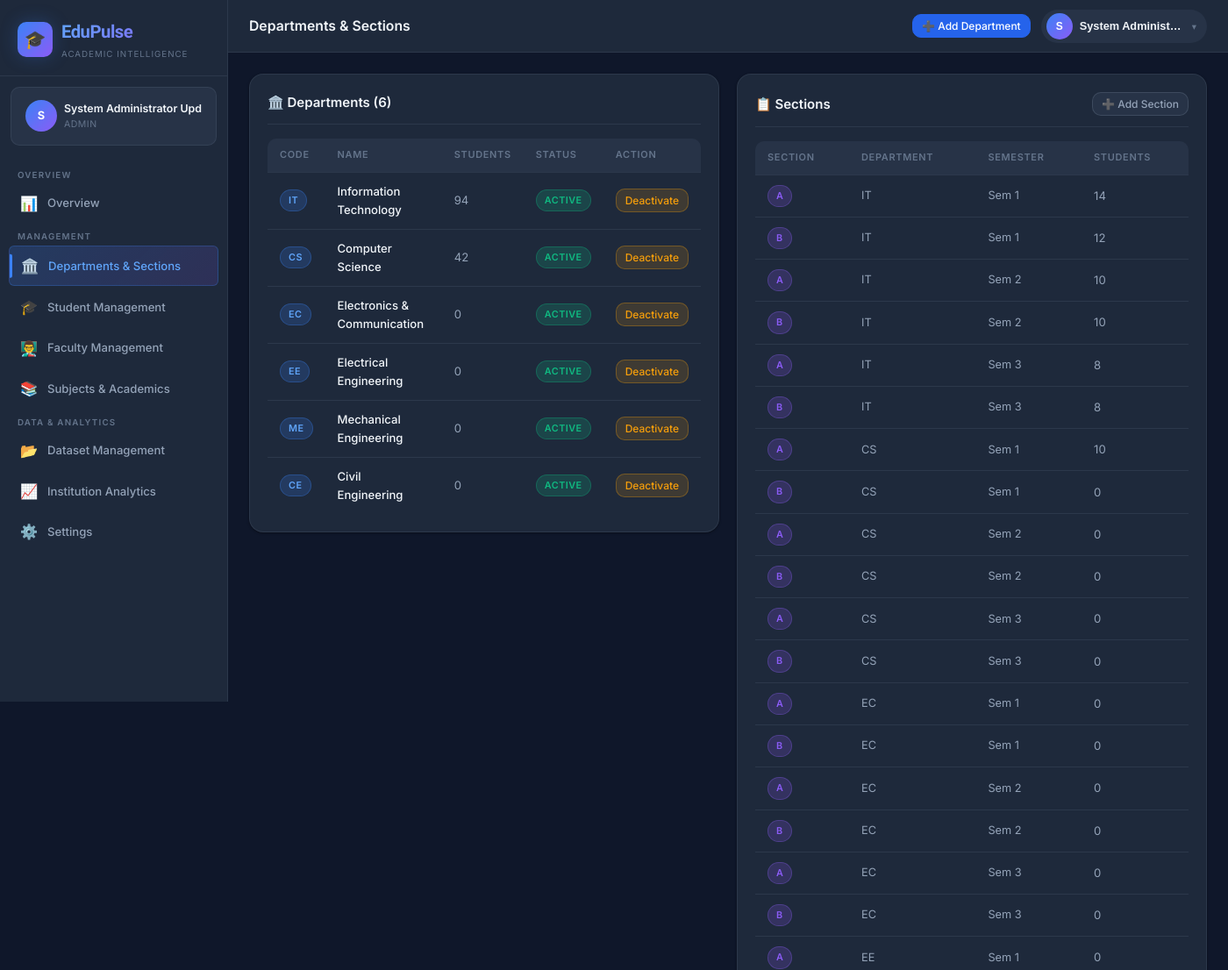
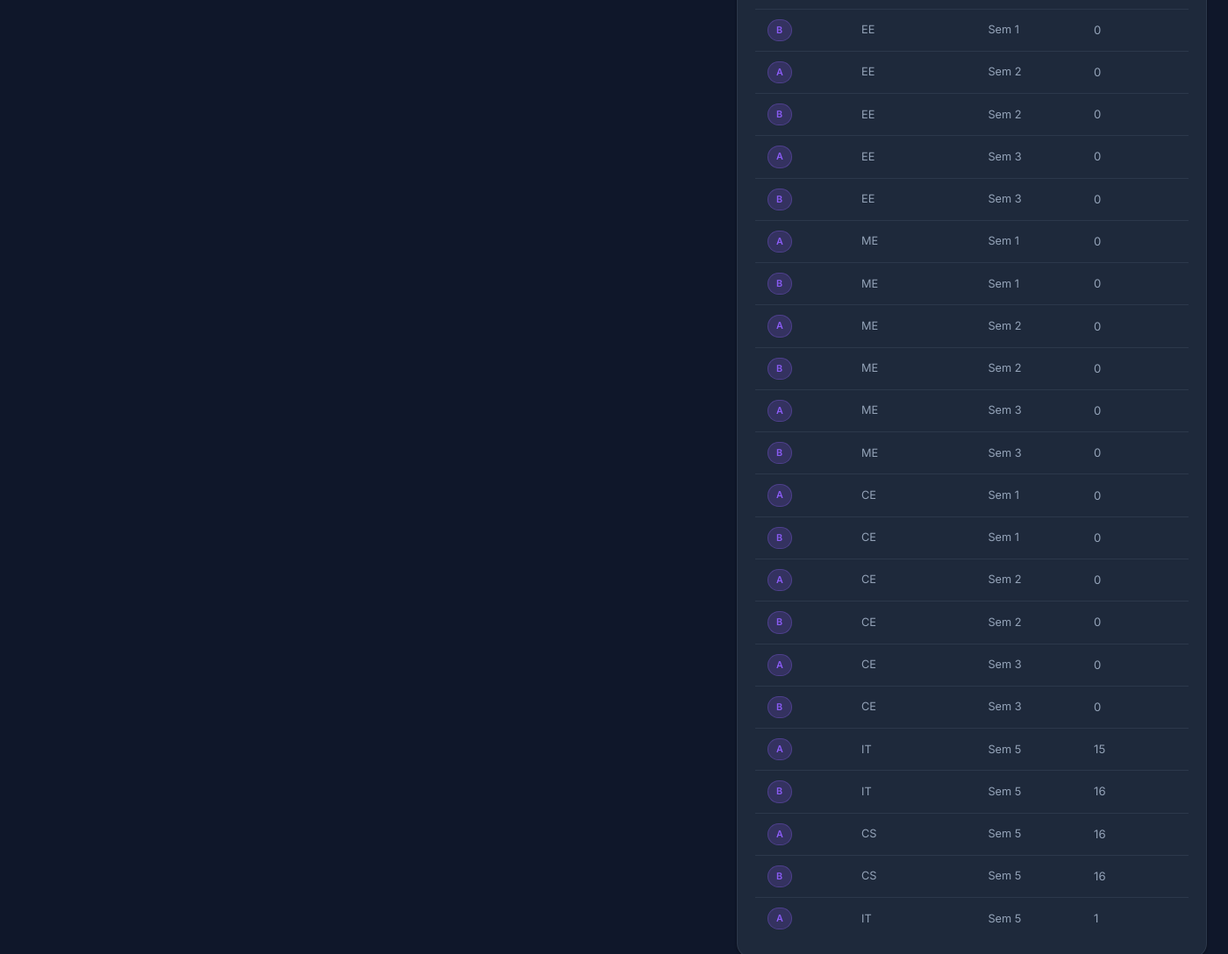
/admin/departments (signed in), run on an earlier commit of the app's database (2 pictures, top to bottom).
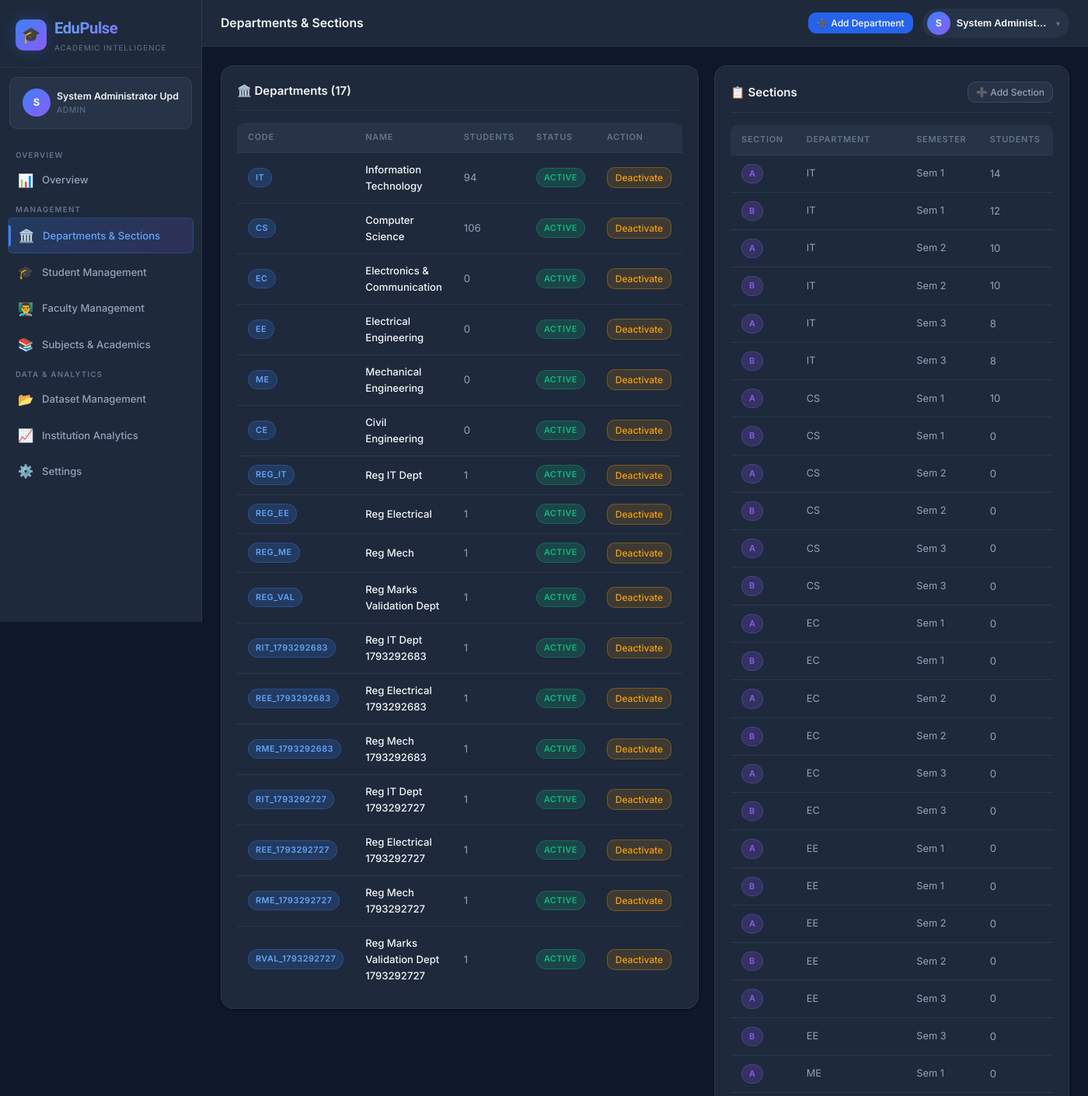
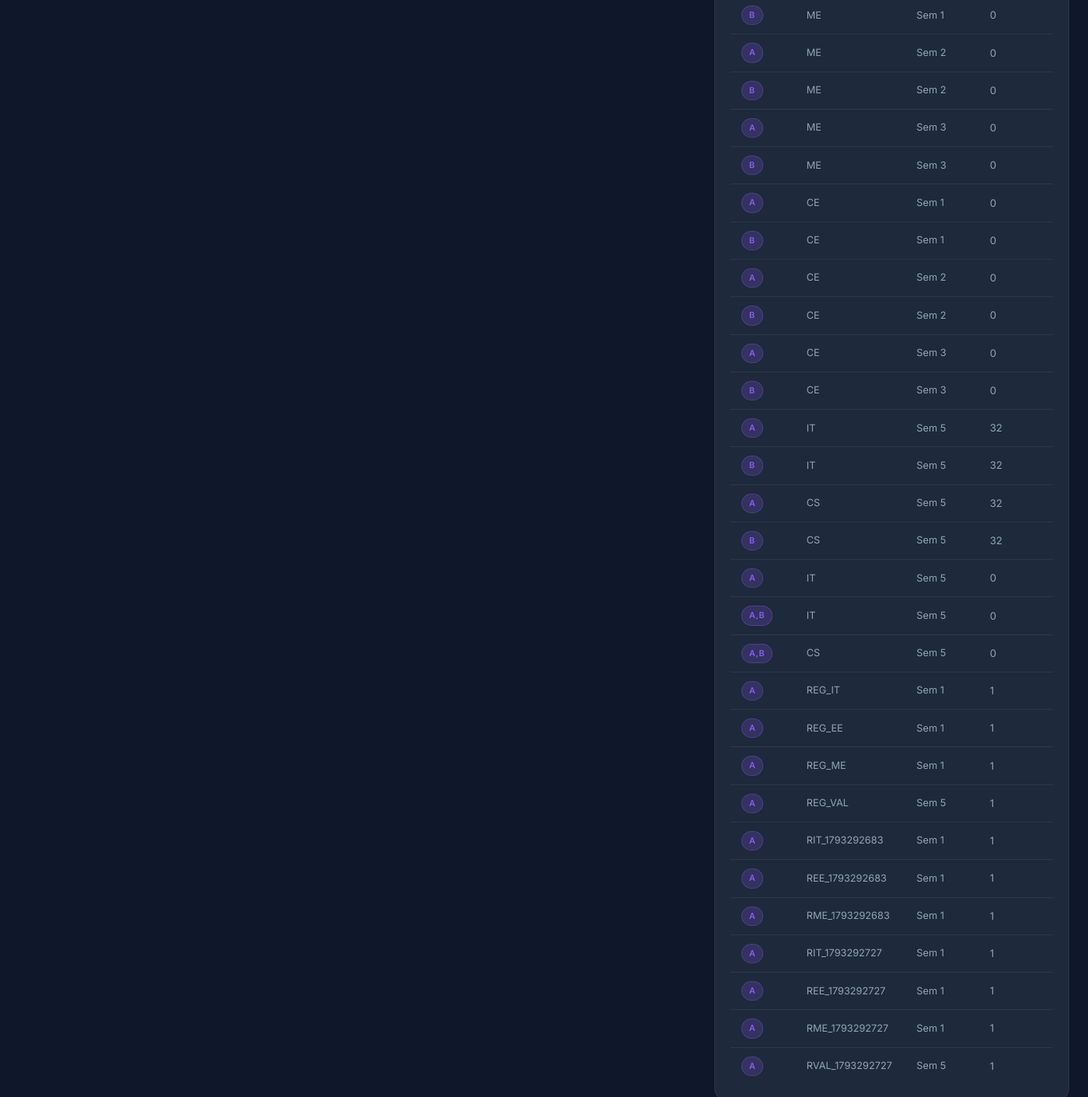
And on a later commit of the database (2 pictures, top to bottom).
### models.py (models this page shows, shortened)
class Department(db.Model):
    __tablename__ = 'departments'
    id = db.Column(db.Integer, primary_key=True)
    name = db.Column(db.String(100), unique=True, nullable=False)
    code = db.Column(db.String(20), unique=True, nullable=False)
    description = db.Column(db.Text)
    is_active = db.Column(db.Boolean, default=True)
    created_at = db.Column(db.DateTime, default=datetime.utcnow)
    sections = db.relationship('Section', backref='department', lazy=True)
    students = db.relationship('Student', backref='department', lazy=True)
    faculty = db.relationship('Faculty', backref='department', lazy=True)
    subjects = db.relationship('Subject', backref='department', lazy=True)

class Section(db.Model):
    __tablename__ = 'sections'
    id = db.Column(db.Integer, primary_key=True)
    name = db.Column(db.String(10), nullable=False)  # e.g. "A", "B"
    department_id = db.Column(db.Integer, db.ForeignKey('departments.id'), nullable=False)
    academic_year_id = db.Column(db.Integer, db.ForeignKey('academic_years.id'))
    semester = db.Column(db.Integer, nullable=False)
    max_students = db.Column(db.Integer, default=60)
    is_active = db.Column(db.Boolean, default=True)
    academic_year = db.relationship('AcademicYear', backref='sections')
    students = db.relationship('Student', backref='section', lazy=True)

### routes/admin.py (the view, shortened to what this page needs)
@admin_bp.route('/departments', methods=['GET', 'POST'])
@admin_required
def departments():
    depts = Department.query.all()
    academic_years = AcademicYear.query.all()
    sections = Section.query.all()
    return render_template('admin/departments.html', departments=depts,
                           academic_years=academic_years, sections=sections)

### routes/admin.py (called while the page is built)
def admin_required(f):
    @wraps(f)
    def decorated(*args, **kwargs):
        if not current_user.is_authenticated or current_user.role != 'admin':
            flash('Admin access required.', 'danger')
            return redirect(url_for('auth.login'))
        return f(*args, **kwargs)
    return login_required(decorated)

### templates/admin/departments.html (shortened to what this page needs)
{% extends 'base.html' %}
{% from 'macros/nav.html' import admin_nav %}
{% block page_title %}Departments & Sections{% endblock %}
{% block nav %}{{ admin_nav() }}{% endblock %}
{% block topbar_actions %}
<button class="btn btn-primary btn-sm" onclick="openModal('addDeptModal')">➕ Add Department</button>
{% endblock %}
{% block content %}
<div class="grid-2" style="gap:20px; align-items:start;">
  <div class="card">
    <div class="card-header">
      <div class="card-title">🏛️ Departments ({{ departments|length }})</div>
    </div>
    {% if departments %}
    <div class="table-wrapper" style="border:none;">
      <table>
        <thead><tr><th>Code</th><th>Name</th><th>Students</th><th>Status</th><th>Action</th></tr></thead>
        <tbody>
          {% for d in departments %}
          <tr>
            <td><span class="badge badge-primary">{{ d.code }}</span></td>
            <td style="font-weight:500; color:var(--text-primary);">{{ d.name }}</td>
            <td>{{ d.students|selectattr('is_active')|list|length }}</td>
            <td>
              {% if d.is_active %}<span class="badge badge-success">Active</span>
              {% else %}<span class="badge badge-muted">Inactive</span>{% endif %}
            </td>
            <td>
              <form method="POST" style="display:inline;">
                <button class="btn btn-warning btn-sm">{{ 'Deactivate' if d.is_active else 'Activate' }}</button>
              </form>
            </td>
          </tr>
          {% endfor %}
        </tbody>
      </table>
    </div>
    {% else %}
    <div class="empty-state"><div class="empty-icon">🏛️</div><div class="empty-title">No departments yet</div></div>
    {% endif %}
  </div>
  <div class="card">
    <div class="card-header">
      <div class="card-title">📋 Sections</div>
      <button class="btn btn-secondary btn-sm" onclick="openModal('addSecModal')">➕ Add Section</button>
    </div>
    {% set all_sections = sections %}
    {% if all_sections %}
    <div class="table-wrapper" style="border:none;">
      <table>
        <thead><tr><th>Section</th><th>Department</th><th>Semester</th><th>Students</th></tr></thead>
        <tbody>
          {% for s in all_sections %}
          <tr>
            <td><span class="badge badge-purple">{{ s.name }}</span></td>
            <td class="text-sm">{{ s.department.code if s.department else '—' }}</td>
            <td class="text-sm">Sem {{ s.semester }}</td>
            <td>{{ s.students|selectattr('is_active')|list|length }}</td>
          </tr>
          {% endfor %}
        </tbody>
      </table>
    </div>
    {% else %}
    <div class="empty-state"><div class="empty-icon">📋</div><div class="empty-title">No sections yet</div></div>
    {% endif %}
  </div>
</div>
{% endblock %}

What changed in the data, as far as the page shows it:
changed Department "Computer Science": students|selectattr "42" → "106"
added Department: code "REG_IT", name "Reg IT Dept", students|selectattr "1", shows "ACTIVE", is_active "Deactivate"
added Department: code "REG_EE", name "Reg Electrical", students|selectattr "1", shows "ACTIVE", is_active "Deactivate"
added Department: code "REG_ME", name "Reg Mech", students|selectattr "1", shows "ACTIVE", is_active "Deactivate"
added Department: code "REG_VAL", name "Reg Marks Validation Dept", students|selectattr "1", shows "ACTIVE", is_active "Deactivate"
added Department: code "RIT_1793292683", name "Reg IT Dept 1793292683", students|selectattr "1", shows "ACTIVE", is_active "Deactivate"
added Department: code "REE_1793292683", name "Reg Electrical 1793292683", students|selectattr "1", shows "ACTIVE", is_active "Deactivate"
added Department: code "RME_1793292683", name "Reg Mech 1793292683", students|selectattr "1", shows "ACTIVE", is_active "Deactivate"
added Department: code "RIT_1793292727", name "Reg IT Dept 1793292727", students|selectattr "1", shows "ACTIVE", is_active "Deactivate"
added Department: code "REE_1793292727", name "Reg Electrical 1793292727", students|selectattr "1", shows "ACTIVE", is_active "Deactivate"
added Department: code "RME_1793292727", name "Reg Mech 1793292727", students|selectattr "1", shows "ACTIVE", is_active "Deactivate"
added Department: code "RVAL_1793292727", name "Reg Marks Validation Dept 1793292727", students|selectattr "1", shows "ACTIVE", is_active "Deactivate"
computed for Section (number 37 of 54 on the later page): students|selectattr "15" → "32"
computed for Section (number 38 of 54 on the later page): students|selectattr "16" → "32"
computed for Section (number 39 of 54 on the later page): students|selectattr "16" → "32"
computed for Section (number 40 of 54 on the later page): students|selectattr "16" → "32"
computed for Section (number 41 of 54 on the later page): students|selectattr "1" → "0"
added Section: name "A,B", department "IT", semester "5", students|selectattr "0"
added Section: name "A,B", department "CS", semester "5", students|selectattr "0"
added Section: name "A", department "REG_IT", semester "1", students|selectattr "1"
added Section: name "A", department "REG_EE", semester "1", students|selectattr "1"
added Section: name "A", department "REG_ME", semester "1", students|selectattr "1"
added Section: name "A", department "REG_VAL", semester "5", students|selectattr "1"
added Section: name "A", department "RIT_1793292683", semester "1", students|selectattr "1"
added Section: name "A", department "REE_1793292683", semester "1", students|selectattr "1"
added Section: name "A", department "RME_1793292683", semester "1", students|selectattr "1"
added Section: name "A", department "RIT_1793292727", semester "1", students|selectattr "1"
added Section: name "A", department "REE_1793292727", semester "1", students|selectattr "1"
added Section: name "A", department "RME_1793292727", semester "1", students|selectattr "1"
added Section: name "A", department "RVAL_1793292727", semester "5", students|selectattr "1"
Also different on the page:
{{ departments|length }}: "6" → "17"
